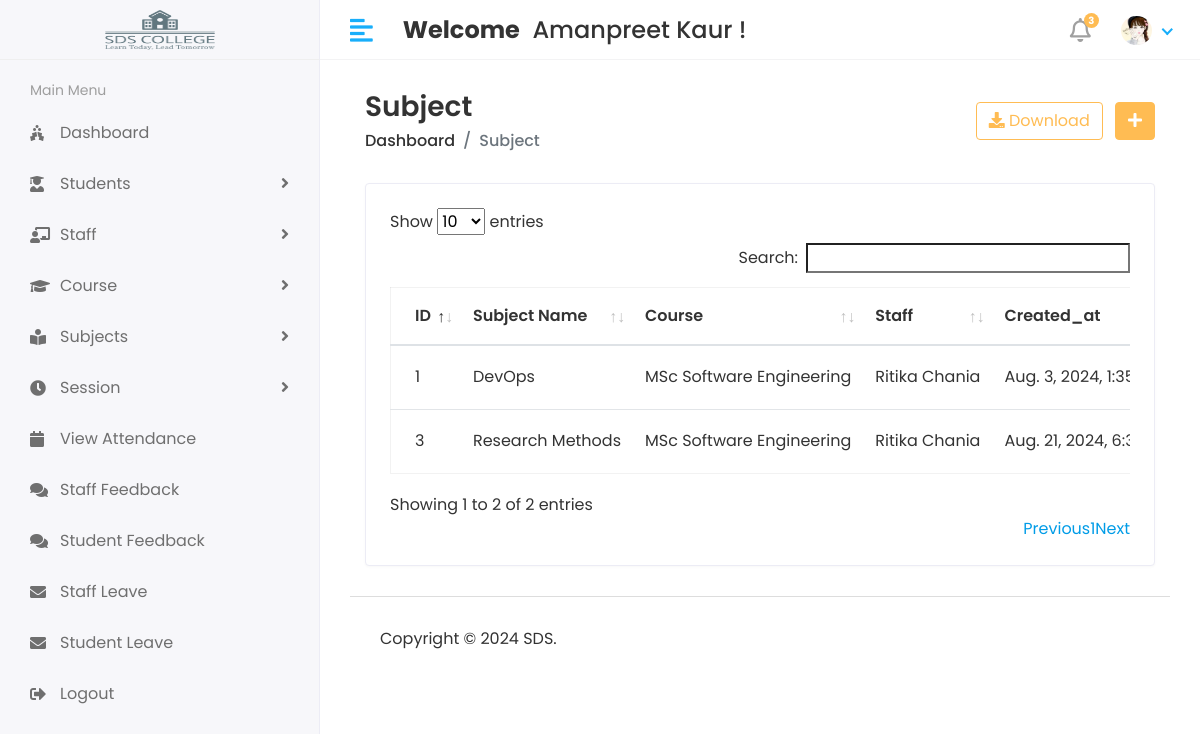
The app's page /Hod/Subject/View (signed in) with its own data.
### app/models.py (models this page shows, shortened)
class CustomUser(AbstractUser):
    USER = (
        (1,'HOD'),
        (2,'STAFF'),
        (3,'STUDENT'),
    )
    user_type = models.CharField(choices=USER,max_length=50,default=1)
    profile_pic = models.ImageField(upload_to='media/profile_pic')

class Subject(models.Model):
    name = models.CharField(max_length=100)
    course = models.ForeignKey(Course,on_delete=models.CASCADE)
    staff = models.ForeignKey(Staff,on_delete=models.CASCADE)
    created_at = models.DateTimeField(auto_now_add=True,null=True)
    updated_at = models.DateTimeField(auto_now=True)

class Course(models.Model):
    name = models.CharField(max_length=100)
    created_at = models.DateTimeField(auto_now_add=True)
    updated_at = models.DateTimeField(auto_now=True)
    def __str__(self):
        return self.name

class Staff(models.Model):
    admin = models.OneToOneField(CustomUser,on_delete=models.CASCADE)
    address = models.TextField()
    gender = models.CharField(max_length=100)
    created_at = models.DateTimeField(auto_now_add=True)
    updated_at = models.DateTimeField(auto_now=True)

### student_management_system/Hod_Views.py (the view)
# urls.py: path('Hod/Subject/View',Hod_Views.VIEW_SUBJECT,name='view_subject'),
@login_required(login_url='/')
def VIEW_SUBJECT(request):
    subject = Subject.objects.all()
    context = {
        'subject':subject,
    }
    return render(request,'Hod/view_subject.html', context)

### student_management_system/templates/Hod/view_subject.html (shortened to what this page needs)
{% extends 'base.html' %}
{% block content %}
{% load static %}
    <div class="content container-fluid">
       <div class="page-header">
          <div class="row align-items-center">
             <div class="col">
                <h3 class="page-title">Subject</h3>
                <ul class="breadcrumb">
                   <li class="breadcrumb-item"><a href="index.html">Dashboard</a></li>
                   <li class="breadcrumb-item active">Subject</li>
                </ul>
             </div>
             <div class="col-auto text-right float-right ml-auto">
                <a href="#" class="btn btn-outline-primary mr-2"><i class="fas fa-download"></i> Download</a>
                <a href="add-student.html" class="btn btn-primary"><i class="fas fa-plus"></i></a>
             </div>
          </div>
       </div>
       <div class="row">
          <div class="col-sm-12">
             <div class="card card-table">
                <div class="card-body">
                   <div class="table-responsive">
                      <table id="table_id" class="table table-hover table-center mb-0 ">
                         <thead>
                            <tr>
                                <th>ID</th>
                                <th>Subject Name</th>
                                <th>Course</th>
                                <th>Staff</th>
                                <th>Created_at</th>
                            </tr>
                         </thead>
                         <tbody>
                            {% for i in subject %}
                            <tr>
                            <td>{{i.id}}</td>
                            <td>{{i.name}}</td>
                            <td>{{i.course}}</td>
                            <td>{{i.staff.admin.first_name}}&nbsp;{{i.staff.admin.last_name}}</td>
                           <td>{{i.created_at}}</td>
                            </tr>
                            {% endfor %}
                     </tbody>
                  </table>
               </div>
            </div>
         </div>
      </div>
   </div>
</div>
{% endblock %}

### student_management_system/templates/includes/header.html (shortened to what this page needs)
{% load static %}
<div class="header">
    <div class="header-left" style="display: flex; justify-content: center; align-items: center;">
       <a href="{% url 'hod_home' %}" class="logo">
       <img src="{% static 'assets/img/logo.png' %}" style="width: 110px; height: 80px; " alt="Logo" >
       </a>
    </div>
    <a href="javascript:void(0);" id="toggle_btn">
    <i class="fas fa-align-left"></i>
    </a>
    <div class="top-nav-search mt-3">
       <h4><strong>Welcome</strong> &nbsp;<span>{{user.first_name}} {{user.last_name}}</span>&nbsp;!</h4>
    </div>
    <ul class="nav user-menu">
       <li class="nav-item dropdown noti-dropdown">
          <a href="#" class="dropdown-toggle nav-link" data-toggle="dropdown">
          <i class="far fa-bell"></i> <span class="badge badge-pill">3</span>
          </a>
       </li>
       <li class="nav-item dropdown has-arrow">
          <a href="#" class="dropdown-toggle nav-link" data-toggle="dropdown">
            {% if user.profile_pic == "" %}
               <span class="user-img"><img class="rounded-circle" src="{% static 'assets/img/Dummy.jpeg' %}" width="31" alt="{{user.first_name}} {{user.last_name}}"></span>
            {% else %}
               <span class="user-img"><img class="rounded-circle" src="{{user.profile_pic.url}}" width="31" alt="{{user.first_name}} {{user.last_name}}"></span>
            {% endif %}
          </a>
       </li>
    </ul>
 </div>

### static/assets/css/style.css (style rules this page uses)
html { height: 100%; }
body { background-color: #fff; color: #333; font-family: 'Poppins', sans-serif; font-size: 1rem; height: 100%; line-height: 1.5; overflow-x: hidden; }
h1, h2, h3, h4, h5, h6 { font-family: 'Poppins', sans-serif; margin-top: 0; }
a { color: #009ce7; }
input, button, a { transition: all 0.4s ease; -moz-transition: all 0.4s ease; -o-transition: all 0.4s ease; -ms-transition: all 0.4s ease; -webkit-transition: all 0.4s ease; }
ul, ol { padding: 0px; list-style: none; }
.table { color: #333; max-width: 100%; margin-bottom: 0; width: 100%; }
.table.dataTable { border-collapse: collapse !important; border: 1px solid rgba(0, 0, 0, 0.05); }
.table thead tr th { font-weight: 600; }
.table tbody tr { border-bottom: 1px solid rgba(0, 0, 0, 0.05); }
.table.table-center td, .table.table-center th { vertical-align: middle; }
.card-table .card-body .table > thead > tr > th { border-top: 0; }
.card-table .card-body .table tr td:first-child, .card-table .card-body .table tr th:first-child { padding-left: 1.5rem; }
.card-table .table td, .card-table .table th { border-top: 1px solid #e2e5e8; padding: 1rem 0.75rem; white-space: nowrap; }
.btn-primary { background-color: #FFBC53; border: 1px solid #FFBC53; }
.btn-outline-primary { color: #FFBC53; border-color: #FFBC53; }
.card { border: 1px solid #ececf5; box-shadow: 0 1px 3px 0 rgba(0, 0, 0, 0.03); margin-bottom: 1.875rem; }
.card-body { padding: 1.5rem; }
.header { background-color: #fff; border-bottom: 1px solid #f3f3f4; left: 0; position: fixed; right: 0; top: 0; z-index: 1001; height: 60px; }
.header .header-left { float: left; height: 60px; padding: 0 20px; position: relative; width: 320px; z-index: 1; transition: all 0.2s ease-in-out; background-color: #f7f7fa; border-bottom: 1px solid #efefef; border-right: 1px solid #ececf5; display: flex; align-items: center; }
.header .header-left .logo { display: inline-block; line-height: 60px; }
.header .header-left .logo img { max-height: 40px; width: auto; }
.header .dropdown-toggle:after { display: none; }
.header .has-arrow .dropdown-toggle:after { border-top: 0; border-left: 0; border-bottom: 2px solid #18aefa; border-right: 2px solid #18aefa; content: ''; height: 8px; display: inline-block; pointer-events: none; -webkit-transform-origin: 66% 66%; -ms-transform-origin: 66% 66%; transform-origin: 66% 66%; -webkit-transform: rotate(45deg); -ms-transform: rotate(45deg); transform: rotate(45deg); -webkit-transition: all 0.15s ease-in-out; transition: all 0.15s ease-in-out; width: 8px; vertical-align: 0px; }
.user-menu { float: right; margin: 0; position: relative; z-index: 99; padding-right: 15px; }
.user-menu.nav > li > a { color: #a0a0a0; font-size: 14px; line-height: 58px; padding: 0 15px; height: 60px; }
.user-img { margin-right: 3px; position: relative; }
.top-nav-search { float: left; margin-left: 15px; }
.page-header { margin-bottom: 1.875rem; }
.page-header .breadcrumb { background-color: transparent; color: #6c757d; font-size: 1rem; font-weight: 500; margin-bottom: 0; padding: 0; }
.page-header .breadcrumb a { color: #333; }
.page-title { font-size: 28px; font-weight: 600; color: #333; margin-bottom: 5px; }
.user-menu.nav > li > a .badge { background-color: #FFBC53; display: block; font-size: 10px; font-weight: bold; height: 15px; width: 15px; position: absolute; right: 7px; top: 13px; color: #fff; padding: 3px; }
.user-menu.nav > li > a > i { font-size: 1.5rem; line-height: 60px; }
@media (min-width: 992px) { #toggle_btn { align-items: center; color: #18aefa; display: inline-flex; float: left; font-size: 26px; height: 60px; justify-content: center; margin-left: 15px; padding: 0 15px; } }

### records on screen
CustomUser: first_name "Amanpreet", last_name "Kaur", profile_pic (picture)
Subject: id "1", name "DevOps", course "MSc Software Engineering", staff.admin.first_name "Ritika", staff.admin.last_name "Chania", created_at "Aug. 3, 2024,…"
Subject: id "3", name "Research Methods", course "MSc Software Engineering", staff.admin.first_name "Ritika", staff.admin.last_name "Chania", created_at "Aug. 21, 2024,…"
